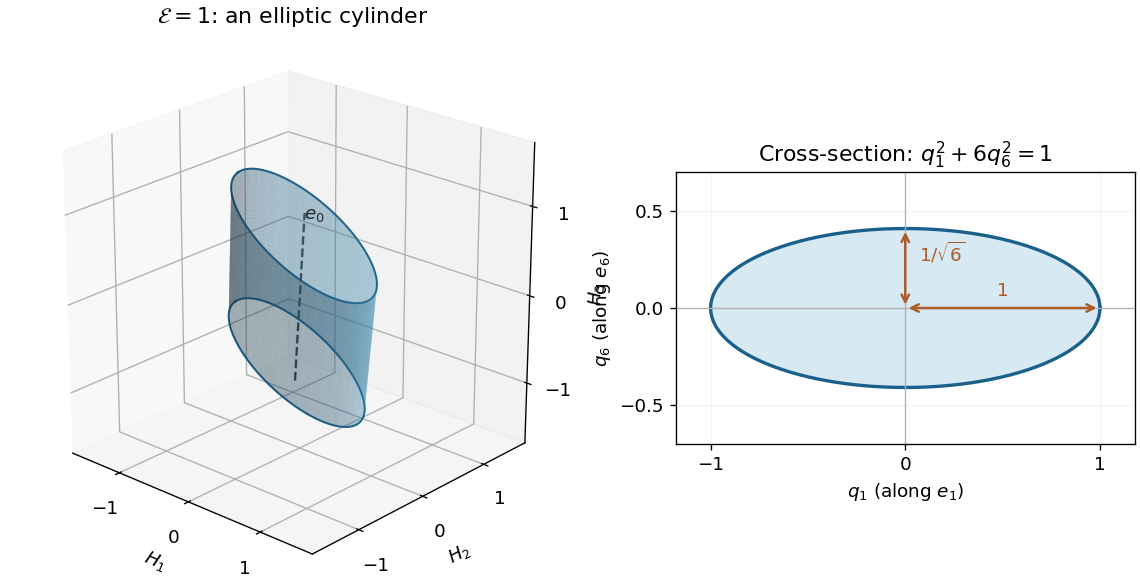

Recreate this plot in Python.
"""Degenerate susceptibility energy surface; Python 3.14, numpy 2.3, matplotlib 3.10."""
from pathlib import Path
import matplotlib
matplotlib.use('Agg')
import matplotlib.pyplot as plt
import numpy as np


def main():
    plt.rcParams.update({'font.size':11,'figure.facecolor':'white','axes.facecolor':'white'})
    e0=np.array([1,-1,2])/np.sqrt(6)
    e1=np.array([-2,0,1])/np.sqrt(5)
    e6=np.array([1,5,2])/np.sqrt(30)
    t=np.linspace(0,2*np.pi,121)
    q0=np.linspace(-1.25,1.25,35)
    angle,axis=np.meshgrid(t,q0)
    points=axis[...,None]*e0+np.cos(angle)[...,None]*e1+np.sin(angle)[...,None]/np.sqrt(6)*e6
    fig=plt.figure(figsize=(9.5,4.9),dpi=120,layout='constrained')
    grid=fig.add_gridspec(1,2,width_ratios=[1.25,1])
    ax=fig.add_subplot(grid[0],projection='3d')
    ax.plot_surface(points[...,0],points[...,1],points[...,2],color='#3a89b3',alpha=.40,linewidth=0,antialiased=True)
    for pos in [-1.25,1.25]:
        ring=pos*e0+np.cos(t)[:,None]*e1+np.sin(t)[:,None]/np.sqrt(6)*e6
        ax.plot(*ring.T,color='#1b608a',lw=1.2)
    line=np.array([-1.65,1.65])[:,None]*e0
    ax.plot(*line.T,color='0.25',ls='--',lw=1.4)
    ax.text(*(1.55*e0),r'$e_0$',color='0.15')
    ax.set(xlabel=r'$H_1$',ylabel=r'$H_2$',zlabel=r'$H_3$',xlim=(-1.7,1.7),ylim=(-1.7,1.7),zlim=(-1.7,1.7),xticks=[-1,0,1],yticks=[-1,0,1],zticks=[-1,0,1],title=r'$\mathcal{E}=1$: an elliptic cylinder')
    ax.set_box_aspect((1,1,1))
    ax.view_init(elev=23,azim=-48)
    cross=fig.add_subplot(grid[1])
    cross.fill(np.cos(t),np.sin(t)/np.sqrt(6),color='#d7e9f3')
    cross.plot(np.cos(t),np.sin(t)/np.sqrt(6),color='#1b608a',lw=2)
    cross.axhline(0,color='0.7',lw=.8)
    cross.axvline(0,color='0.7',lw=.8)
    cross.annotate('',xy=(1,0),xytext=(0,0),arrowprops={'arrowstyle':'<->','color':'#ae5b28','lw':1.5})
    cross.annotate('',xy=(0,1/np.sqrt(6)),xytext=(0,0),arrowprops={'arrowstyle':'<->','color':'#ae5b28','lw':1.5})
    cross.text(.50,.06,'1',ha='center',color='#ae5b28')
    cross.text(.07,.24,r'$1/\sqrt{6}$',color='#ae5b28')
    cross.set(xlim=(-1.18,1.18),ylim=(-.7,.7),xlabel=r'$q_1$ (along $e_1$)',ylabel=r'$q_6$ (along $e_6$)',xticks=[-1,0,1],yticks=[-.5,0,.5],title=r'Cross-section: $q_1^2+6q_6^2=1$')
    cross.set_aspect('equal')
    cross.grid(alpha=.15)
    fig.savefig(Path(__file__).with_suffix('.png').name,facecolor='white',transparent=False)
    plt.close(fig)


if __name__=='__main__':
    main()
